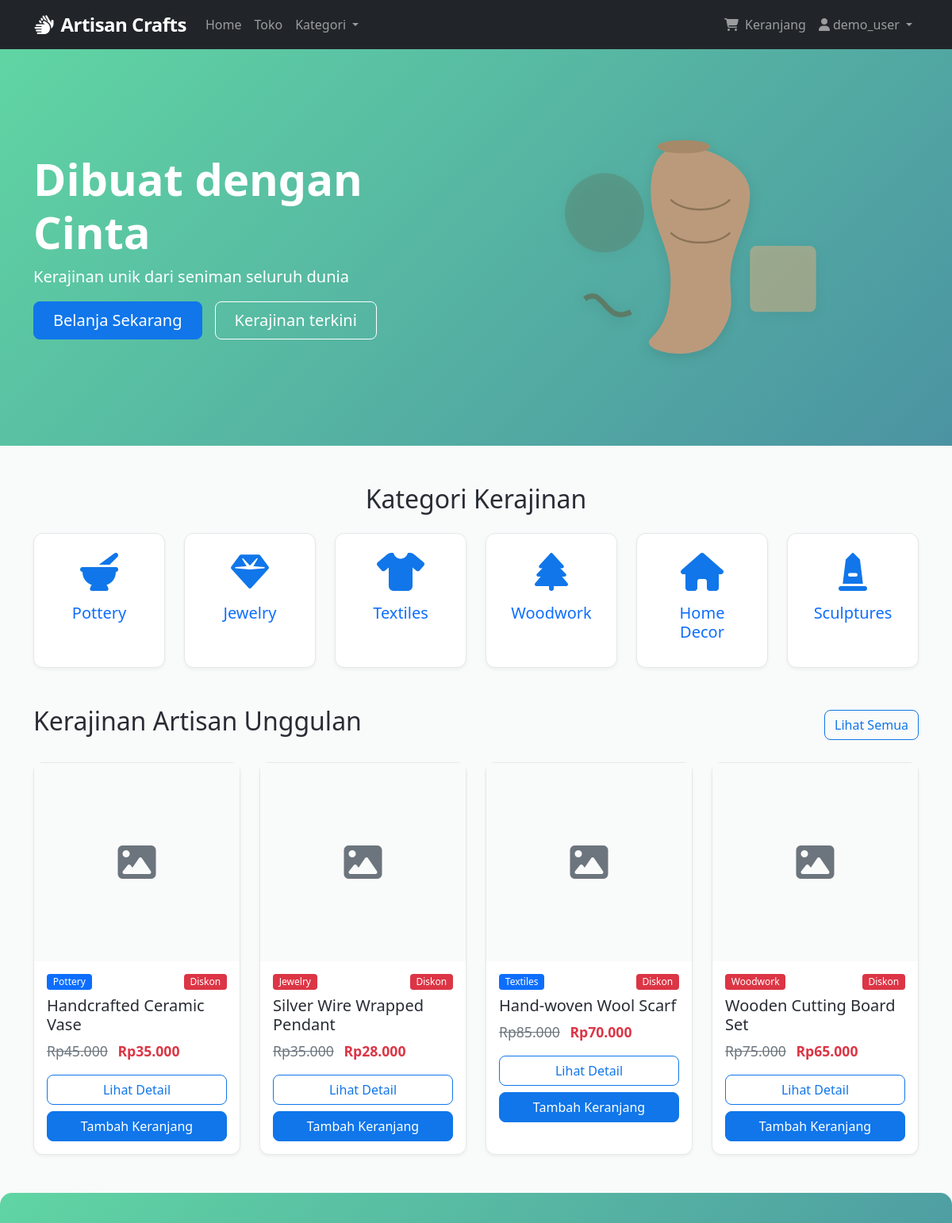
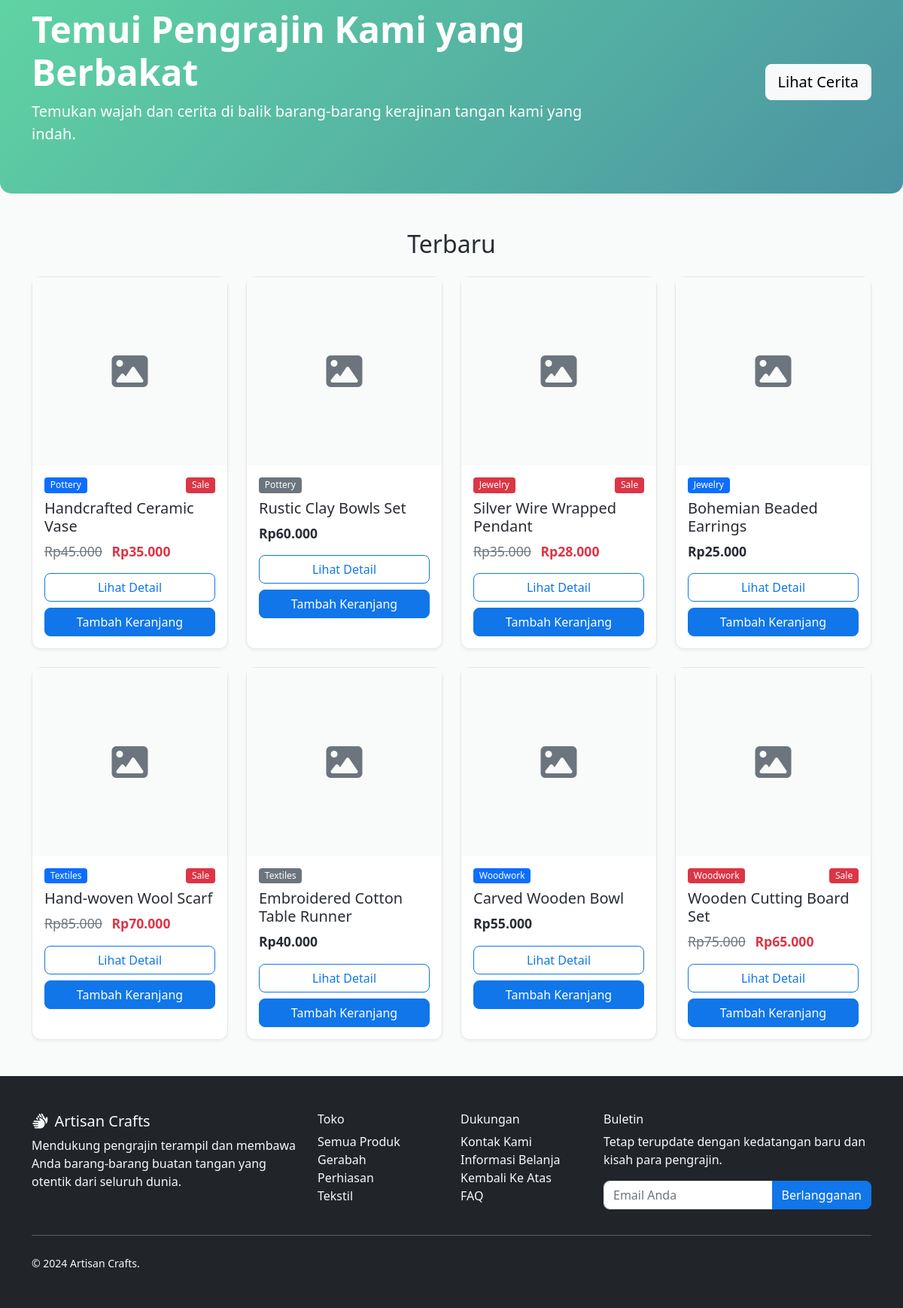
Page / (signed in) on the earlier database version (2 pictures, top to bottom).
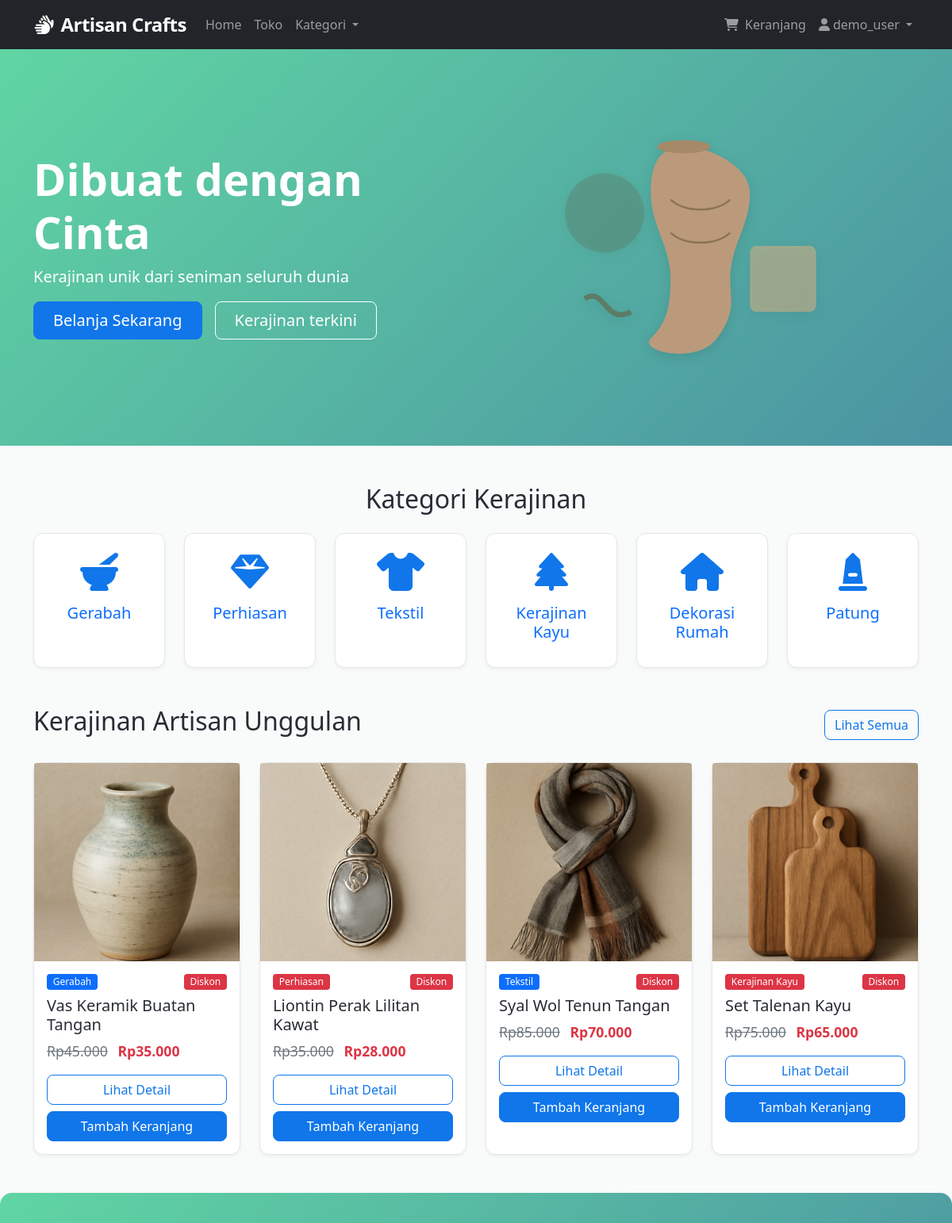
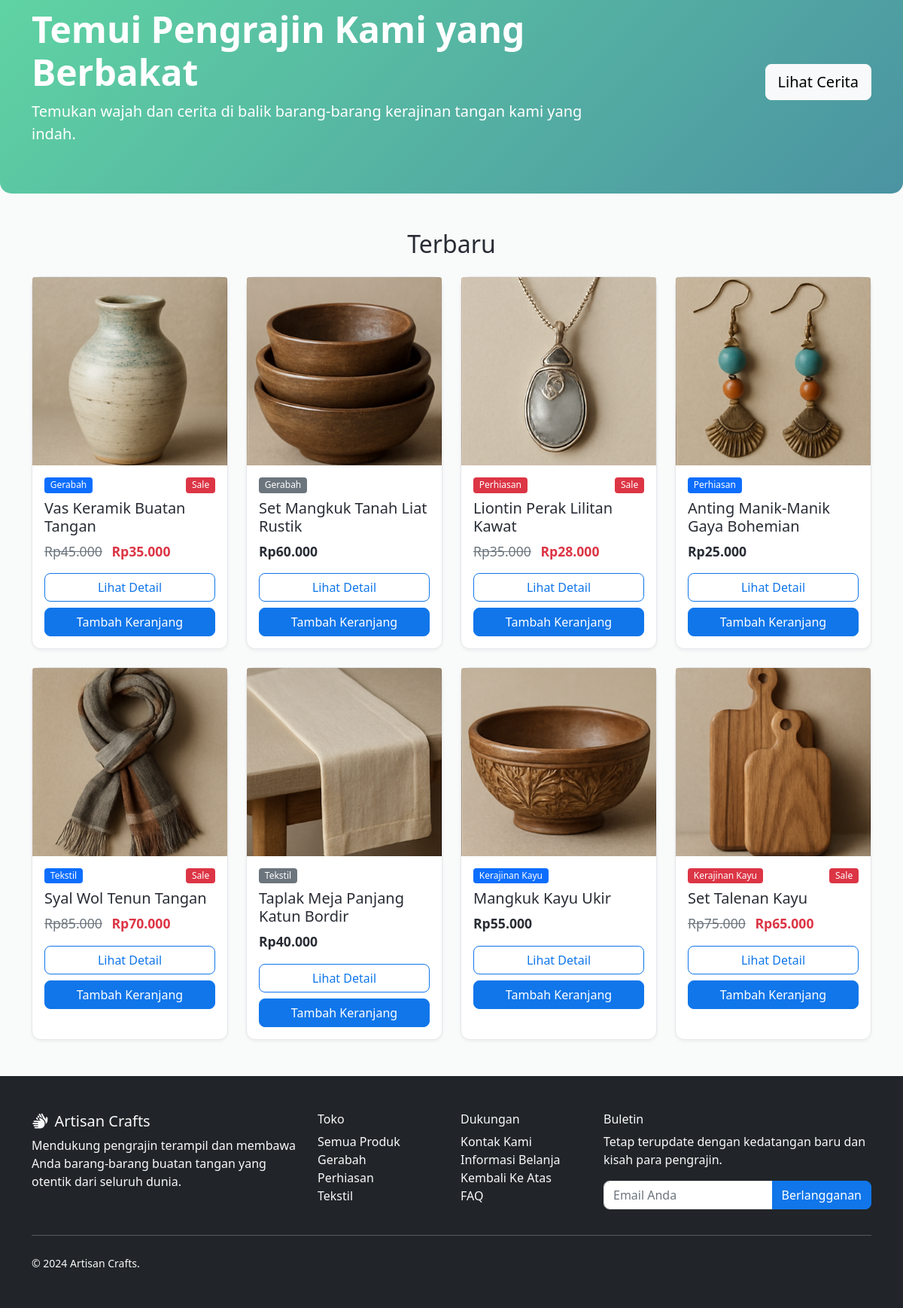
Same page on the later database version (2 pictures, top to bottom).
### models.py (models this page shows, shortened)
class Category(db.Model):
    id = db.Column(db.Integer, primary_key=True)
    code = db.Column(db.String(2), unique=True, nullable=False)
    name = db.Column(db.String(100), nullable=False)
    items = db.relationship('Item', backref='category', lazy=True)

class Item(db.Model):
    id = db.Column(db.Integer, primary_key=True)
    title = db.Column(db.String(200), nullable=False)
    slug = db.Column(db.String(200), unique=True, nullable=False)
    description = db.Column(db.Text, nullable=False)
    price = db.Column(db.Numeric(10, 2), nullable=False)
    discount_price = db.Column(db.Numeric(10, 2), nullable=True)
    image_url = db.Column(db.String(500), nullable=True)
    category_id = db.Column(db.Integer, db.ForeignKey('category.id'), nullable=False)
    label = db.Column(db.String(1), default='P')  # P=Primary, S=Secondary, D=Danger
    date_added = db.Column(db.DateTime, default=datetime.utcnow)
    order_items = db.relationship('OrderItem', backref='item', lazy=True)
    def get_absolute_url(self):
        return f'/product/{self.slug}'
    def get_add_to_cart_url(self):
        return f'/add-to-cart/{self.slug}'
    def get_label_display(self):
        if self.label == 'P':
            return 'primary'
        elif self.label == 'S':
            return 'secondary'
        elif self.label == 'D':
            return 'danger'
        return 'primary'

### core/routes.py (the view)
@bp.route('/')
def home():
    featured_items = Item.query.filter(Item.discount_price.isnot(None)).limit(4).all()
    latest_items = Item.query.order_by(Item.date_added.desc()).limit(8).all()
    categories = Category.query.all()
    return render_template('home.html',
                         featured_items=featured_items,
                         latest_items=latest_items,
                         categories=categories)

### templates/home.html (shortened to what this page needs)
{% extends 'base.html' %}
{% block content %}
<div class="hero-section">
    <div class="hero-carousel carousel slide" data-bs-ride="carousel">
        <div class="carousel-inner">
            <div class="carousel-item active">
                <div class="container">
                    <div class="row align-items-center py-5">
                        <div class="col-md-6 text-md-start text-center">
                            <h1 class="display-4 fw-bold">Dibuat dengan Cinta</h1>
                            <p class="lead">Kerajinan unik dari seniman seluruh dunia</p>
                            <div class="d-grid gap-2 d-md-flex justify-content-md-start justify-content-center">
                                <a href="{{ url_for('core.products') }}" class="btn btn-primary btn-lg px-4 me-md-2">Belanja Sekarang</a>
                                <a href="#featured" class="btn btn-outline-secondary btn-lg px-4">Kerajinan terkini</a>
                            </div>
                        </div>
                        <div class="col-md-6 d-none d-md-block">
                            <div class="hero-image">
                            </div>
                        </div>
                    </div>
                </div>
            </div>
        </div>
    </div>
</div>
<div class="container mt-5">
    <h2 class="text-center mb-4">Kategori Kerajinan</h2>
    <div class="row g-4">
        {% for category in categories %}
        <div class="col-6 col-md-4 col-lg-2">
            <a href="{{ url_for('core.products', category=category.code) }}" class="text-decoration-none">
                <div class="card category-card h-100 text-center">
                    <div class="card-body">
                        {% if category.code == 'PT' %}
                            <i class="fas fa-mortar-pestle fa-3x mb-3"></i>
                        {% elif category.code == 'JW' %}
                            <i class="fas fa-gem fa-3x mb-3"></i>
                        {% elif category.code == 'TX' %}
                            <i class="fas fa-tshirt fa-3x mb-3"></i>
                        {% elif category.code == 'WD' %}
                            <i class="fas fa-tree fa-3x mb-3"></i>
                        {% elif category.code == 'HM' %}
                            <i class="fas fa-home fa-3x mb-3"></i>
                        {% elif category.code == 'SC' %}
                            <i class="fas fa-monument fa-3x mb-3"></i>
                        {% endif %}
                        <h5 class="card-title">{{ category.name }}</h5>
                    </div>
                </div>
            </a>
        </div>
        {% endfor %}
    </div>
</div>
<div class="container mt-5" id="featured">
    <div class="d-flex justify-content-between align-items-center mb-4">
        <h2>Kerajinan Artisan Unggulan</h2>
        <a href="{{ url_for('core.products') }}" class="btn btn-outline-primary">Lihat Semua</a>
    </div>
    <div class="row g-4">
        {% for item in featured_items %}
        <div class="col-md-6 col-lg-3">
            <div class="card product-card h-100">
                {% if item.image_url %}
                <img src="{{ url_for('static', filename='images/' + item.image_url) }}" class="card-img-top" alt="{{ item.title }}">
                {% else %}
                <div class="card-img-top product-placeholder">
                    <i class="fas fa-image fa-3x text-muted"></i>
                </div>
                {% endif %}
                <div class="card-body">
                    <div class="d-flex justify-content-between mb-2">
                        <span class="badge bg-{{ item.get_label_display() }}">
                            {{ item.category.name }}
                        </span>
                        {% if item.discount_price %}
                        <span class="badge bg-danger">Diskon</span>
                        {% endif %}
                    </div>
                    <h5 class="card-title">{{ item.title }}</h5>
                    <div class="product-price mb-3">
                        {% if item.discount_price %}
                        <span class="text-muted text-decoration-line-through me-2">{{ item.price|rupiah }}</span>
                        <span class="fw-bold text-danger">{{ item.discount_price|rupiah }}</span>
                        {% else %}
                        <span class="fw-bold">{{ item.price|rupiah }}</span>
                        {% endif %}
                    </div>
                    <div class="d-grid gap-2">
                        <a href="{{ item.get_absolute_url() }}" class="btn btn-outline-primary">Lihat Detail</a>
                        <a href="{{ item.get_add_to_cart_url() }}" class="btn btn-primary">Tambah Keranjang</a>
                    </div>
                </div>
            </div>
        </div>
        {% else %}
        <div class="col-12">
            <div class="alert alert-info text-center">
                Tidak ada produk unggulan yang tersedia saat ini.
            </div>
        </div>
        {% endfor %}
    </div>
</div>
<div class="promo-banner my-5 py-5 text-white">
    <div class="container">
        <div class="row align-items-center">
            <div class="col-md-8">
                <h2 class="display-5 fw-bold">Temui Pengrajin Kami yang Berbakat</h2>
                <p class="lead">Temukan wajah dan cerita di balik barang-barang kerajinan tangan kami yang indah.</p>
            </div>
            <div class="col-md-4 text-md-end text-center mt-3 mt-md-0">
                <a href="#" class="btn btn-light btn-lg">Lihat Cerita</a>
            </div>
        </div>
    </div>
</div>
<div class="container mt-5">
    <h2 class="text-center mb-4">Terbaru</h2>
    <div class="row g-4">
        {% for item in latest_items[:8] %}
        <div class="col-md-6 col-lg-3">
            <div class="card product-card h-100">
                {% if item.image_url %}
                <img src="{{ url_for('static', filename='images/' + item.image_url) }}" class="card-img-top" alt="{{ item.title }}">
                {% else %}
                <div class="card-img-top product-placeholder">
                    <i class="fas fa-image fa-3x text-muted"></i>
                </div>
                {% endif %}
                <div class="card-body">
                    <div class="d-flex justify-content-between mb-2">
                        <span class="badge bg-{{ item.get_label_display() }}">
                            {{ item.category.name }}
                        </span>
                        {% if item.discount_price %}
                        <span class="badge bg-danger">Sale</span>
                        {% endif %}
                    </div>
                    <h5 class="card-title">{{ item.title }}</h5>
                    <div class="product-price mb-3">
                        {% if item.discount_price %}
                        <span class="text-muted text-decoration-line-through me-2">{{ item.price|rupiah}}</span>
                        <span class="fw-bold text-danger">{{ item.discount_price|rupiah }}</span>
                        {% else %}
                        <span class="fw-bold">{{ item.price|rupiah }}</span>
                        {% endif %}
                    </div>
                    <div class="d-grid gap-2">
                        <a href="{{ item.get_absolute_url() }}" class="btn btn-outline-primary">Lihat Detail</a>
                        <a href="{{ item.get_add_to_cart_url() }}" class="btn btn-primary">Tambah Keranjang</a>
                    </div>
                </div>
            </div>
        </div>
        {% endfor %}
    </div>
</div>
{% endblock %}

### templates/base.html (shortened to what this page needs)
<!DOCTYPE html>
<html lang="en">
<head>
    <link rel="stylesheet" href="{{ url_for('static', filename='css/bootstrap.min.css') }}">
    <link rel="stylesheet" href="https://cdnjs.cloudflare.com/ajax/libs/font-awesome/6.5.2/css/all.min.css"
 />
    <link rel="stylesheet" href="{{ url_for('static', filename='css/fontawesome.min.css') }}">
    <link rel="stylesheet" href="{{ url_for('static', filename='css/style.css') }}">
</head>
<body>
    <nav class="navbar navbar-expand-lg navbar-dark bg-dark sticky-top">
        <div class="container">
            <a class="navbar-brand fw-bold" href="{{ url_for('core.home') }}">
                <i class="fas fa-hands me-2"></i>Artisan Crafts
            </a>
            <div class="collapse navbar-collapse" id="navbarNav">
                <ul class="navbar-nav me-auto">
                    <li class="nav-item">
                        <a class="nav-link" href="{{ url_for('core.home') }}">Home</a>
                    </li>
                    <li class="nav-item">
                        <a class="nav-link" href="{{ url_for('core.products') }}">Toko</a>
                    </li>
                    <li class="nav-item dropdown">
                        <a class="nav-link dropdown-toggle" href="#" id="categoriesDropdown" role="button" data-bs-toggle="dropdown">
                            Kategori
                        </a>
                    </li>
                </ul>
                <ul class="navbar-nav">
                    <li class="nav-item">
                        <a class="nav-link" href="{{ url_for('core.cart') }}">
                            <i class="fas fa-shopping-cart me-1"></i>
                            Keranjang
                        </a>
                    </li>
                    {% if session.user_id %}
                    <li class="nav-item dropdown">
                        <a class="nav-link dropdown-toggle" href="#" id="userDropdown" role="button" data-bs-toggle="dropdown">
                            <i class="fas fa-user me-1"></i>{{ session.username }}
                        </a>
                    </li>
                    {% endif %}
                </ul>
            </div>
        </div>
    </nav>
    <main>
        {% block content %}{% endblock %}
    </main>
    <footer class="bg-dark text-light mt-5 py-5">
        <div class="container">
            <div class="row">
                <div class="col-md-4">
                    <h5><i class="fas fa-hands me-2"></i>Artisan Crafts</h5>
                    <p>Mendukung pengrajin terampil dan membawa Anda barang-barang buatan tangan yang otentik dari seluruh dunia.</p>
                </div>
                <div class="col-md-2">
                    <h6>Toko</h6>
                    <ul class="list-unstyled">
                        <li><a href="{{ url_for('core.products') }}" class="text-light text-decoration-none">Semua Produk</a></li>
                        <li><a href="{{ url_for('core.products', category='PT') }}" class="text-light text-decoration-none">Gerabah</a></li>
                        <li><a href="{{ url_for('core.products', category='JW') }}" class="text-light text-decoration-none">Perhiasan</a></li>
                        <li><a href="{{ url_for('core.products', category='TX') }}" class="text-light text-decoration-none">Tekstil</a></li>
                    </ul>
                </div>
                <div class="col-md-2">
                    <h6>Dukungan</h6>
                    <ul class="list-unstyled">
                        <li><a href="#" class="text-light text-decoration-none">Kontak Kami</a></li>
                        <li><a href="#" class="text-light text-decoration-none">Informasi Belanja</a></li>
                        <li><a href="#" class="text-light text-decoration-none">Kembali Ke Atas</a></li>
                        <li><a href="#" class="text-light text-decoration-none">FAQ</a></li>
                    </ul>
                </div>
                <div class="col-md-4">
                    <h6>Buletin</h6>
                    <p>Tetap terupdate dengan kedatangan baru dan kisah para pengrajin.</p>
                    <div class="input-group">
                        <input type="email" class="form-control" placeholder="Email Anda">
                        <button class="btn btn-primary" type="button">Berlangganan</button>
                    </div>
                </div>
            </div>
            <hr class="my-4">
            <div class="row align-items-center">
                <div class="col-md-6">
                    <small>&copy; 2024 Artisan Crafts.</small>
                </div>
                <div class="col-md-6 text-md-end">
                </div>
            </div>
        </div>
    </footer>
</body>
</html>

Differences in the rows shown:
changed Category: name "Pottery" → "Gerabah"
changed Category: name "Jewelry" → "Perhiasan"
changed Category: name "Textiles" → "Tekstil"
changed Category: name "Woodwork" → "Kerajinan Kayu"
changed Category: name "Home Decor" → "Dekorasi Rumah"
changed Category: name "Sculptures" → "Patung"
changed Item "Rp45.000": image_url: picture added; category.name "Pottery" → "Gerabah"; title "Handcrafted Ceramic Vase" → "Vas Keramik Buatan Tangan"; image_url empty → "1.png" (drawn)
changed Item "Rp28.000": image_url: picture added; category.name "Jewelry" → "Perhiasan"; title "Silver Wire Wrapped Pendant" → "Liontin Perak Lilitan Kawat"; image_url empty → "3.png" (drawn)
changed Item "Rp85.000": image_url: picture added; category.name "Textiles" → "Tekstil"; title "Hand-woven Wool Scarf" → "Syal Wol Tenun Tangan"; image_url empty → "5.png" (drawn)
changed Item "Rp75.000": image_url: picture added; category.name "Woodwork" → "Kerajinan Kayu"; title "Wooden Cutting Board Set" → "Set Talenan Kayu"; image_url empty → "8.png" (drawn)
changed Item "Rp60.000": image_url: picture added; category.name "Pottery" → "Gerabah"; title "Rustic Clay Bowls Set" → "Set Mangkuk Tanah Liat Rustik"; image_url empty → "2.png" (drawn)
changed Item "Rp25.000": image_url: picture added; category.name "Jewelry" → "Perhiasan"; title "Bohemian Beaded Earrings" → "Anting Manik-Manik Gaya Bohemian"; image_url empty → "4.png" (drawn)
changed Item "Rp40.000": image_url: picture added; category.name "Textiles" → "Tekstil"; title "Embroidered Cotton Table Runner" → "Taplak Meja Panjang Katun Bordir"; image_url empty → "6.png" (drawn)
changed Item "Rp55.000": image_url: picture added; category.name "Woodwork" → "Kerajinan Kayu"; title "Carved Wooden Bowl" → "Mangkuk Kayu Ukir"; image_url empty → "7.png" (drawn)
